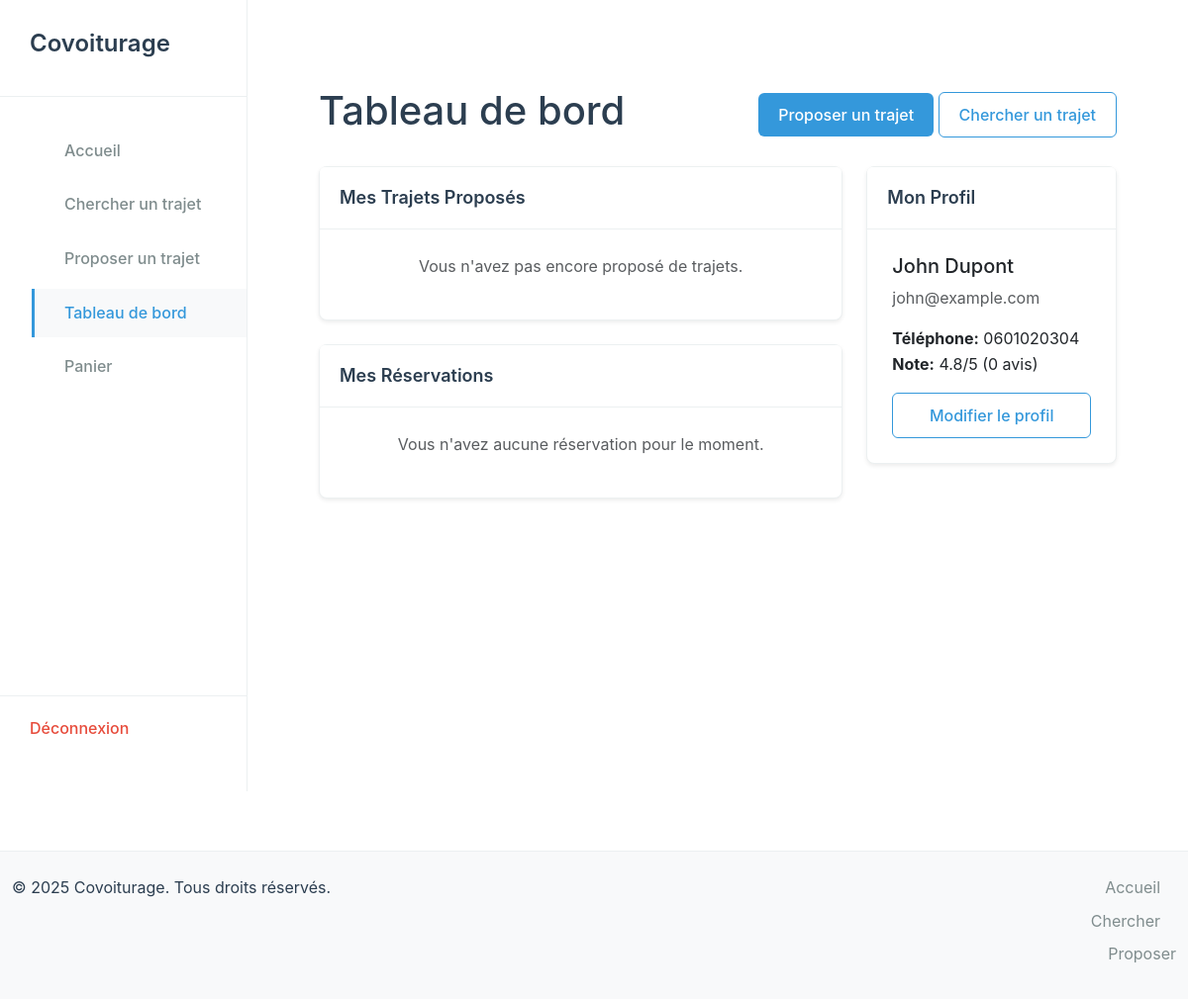
The app's page /pages/dashboard.php (signed in) with its own data.
### tables this page shows
CREATE TABLE IF NOT EXISTS `users` (
  `id` INT NOT NULL AUTO_INCREMENT,
  `username` VARCHAR(100) NOT NULL UNIQUE,
  `email` VARCHAR(255) NOT NULL UNIQUE,
  `password` VARCHAR(255) NOT NULL,
  `first_name` VARCHAR(100),
  `last_name` VARCHAR(100),
  `phone` VARCHAR(20),
  `profile_picture` VARCHAR(255),
  `bio` TEXT,
  `location` VARCHAR(255),
  `rating` FLOAT DEFAULT 5.0,
  `reviews_count` INT DEFAULT 0,
  `is_driver` TINYINT(1) DEFAULT 0,
  `is_admin` TINYINT(1) DEFAULT 0,
  `vehicle_id` INT,
  `created_at` TIMESTAMP DEFAULT CURRENT_TIMESTAMP,
  `updated_at` TIMESTAMP DEFAULT CURRENT_TIMESTAMP ON UPDATE CURRENT_TIMESTAMP,
  `status` ENUM('active', 'inactive', 'banned') DEFAULT 'active',
  
  PRIMARY KEY (`id`),
  UNIQUE KEY `email_unique` (`email`),
  UNIQUE KEY `username_unique` (`username`),
  INDEX `status_idx` (`status`),
  INDEX `is_driver_idx` (`is_driver`),
  INDEX `is_admin_idx` (`is_admin`)
);

### pages/dashboard.php (the view, shortened to what this page needs)
<?php
require_once '../includes/db_connect.php';
$user_id = $_SESSION['user_id'];
$user = null;
$my_bookings = [];
$my_rides = [];
try {
    $stmt = $db->prepare("SELECT * FROM users WHERE id = ?");
    $stmt->bind_param('i', $user_id);
    $stmt->execute();
    $user_result = $stmt->get_result();
    $user = $user_result->fetch_assoc();
    $bookings_query = "
        SELECT
            r.id, r.origin, r.destination, r.departure_date,
            b.booking_status, b.seats_booked,
            u.first_name as driver_first_name, u.last_name as driver_last_name
        FROM bookings b
        JOIN rides r ON b.ride_id = r.id
        JOIN users u ON r.driver_id = u.id
        WHERE b.passenger_id = ?
        ORDER BY r.departure_date DESC
        LIMIT 5";
    $stmt = $db->prepare($bookings_query);
    $stmt->bind_param('i', $user_id);
    $stmt->execute();
    $my_bookings = $stmt->get_result()->fetch_all(MYSQLI_ASSOC);
    $rides_query = "
        SELECT r.*, r.approval_status, (SELECT COUNT(*) FROM bookings WHERE ride_id = r.id AND booking_status = 'confirmed') as confirmed_bookings
        FROM rides r
        WHERE r.driver_id = ?
        ORDER BY r.departure_date DESC
        LIMIT 10";
    $stmt = $db->prepare($rides_query);
    $stmt->bind_param('i', $user_id);
    $stmt->execute();
    $my_rides = $stmt->get_result()->fetch_all(MYSQLI_ASSOC);
} catch (Exception $e) {
    $error_message = "Erreur: " . $e->getMessage();
}
?>
<!DOCTYPE html>
<html lang="fr">
<head>
    <link href="https://cdn.jsdelivr.net/npm/bootstrap@5.3.0/dist/css/bootstrap.min.css" rel="stylesheet">
    <link rel="stylesheet" href="../assets/css/custom.css?v=<?php echo time(); ?>">
</head>
<body>
    <?php include '../includes/sidebar.php'; ?>
    <div class="main-content">
    <div class="container my-5">
        <div class="d-flex justify-content-between align-items-center mb-4">
            <h1>Tableau de bord</h1>
            <div>
                <a href="create_ride.php" class="btn btn-primary">Proposer un trajet</a>
                <a href="search_rides.php" class="btn btn-outline-primary">Chercher un trajet</a>
            </div>
        </div>
        <div class="row">
            <div class="col-lg-8">
                <div class="card shadow-sm mb-4">
                    <div class="card-header">
                        <h3>Mes Trajets Proposés</h3>
                    </div>
                    <div class="card-body">
                        <?php if (count($my_rides) > 0): ?>
                            <div class="list-group">
                                <?php foreach ($my_rides as $ride): ?>
                                    <div class="list-group-item list-group-item-action flex-column align-items-start">
                                        <div class="d-flex w-100 justify-content-between">
                                            <h5 class="mb-1"><?php echo htmlspecialchars($ride['origin']); ?> → <?php echo htmlspecialchars($ride['destination']); ?></h5>
                                            <small class="text-muted"><?php echo formatDate($ride['departure_date'], 'd/m/Y H:i'); ?></small>
                                        </div>
                                        <p class="mb-1">
                                            <span class="badge bg-primary me-2"><?php echo number_format($ride['price_per_seat'], 2); ?> TND / place</span>
                                            <span class="badge bg-info me-2"><?php echo $ride['seats_available']; ?> places disponibles</span>
                                            <span class="badge bg-success me-2"><?php echo $ride['confirmed_bookings']; ?> réservation(s)</span>
                                            <?php
                                                $approval_status = $ride['approval_status'] ?? 'pending';
                                                $approval_class = $approval_status === 'approved' ? 'bg-success' : ($approval_status === 'rejected' ? 'bg-danger' : 'bg-warning text-dark');
                                                $approval_label = $approval_status === 'approved' ? 'Approuvé' : ($approval_status === 'rejected' ? 'Rejeté' : 'En attente');
                                            ?>
                                            <span class="badge <?php echo $approval_class; ?>"><?php echo $approval_label; ?></span>
                                        </p>
                                        <?php if ($approval_status === 'rejected' && !empty($ride['rejection_reason'])): ?>
                                            <small class="text-danger">Raison: <?php echo htmlspecialchars($ride['rejection_reason']); ?></small>
                                        <?php endif; ?>
                                        <div class="mt-2">
                                            <a href="view_ride.php?id=<?php echo $ride['id']; ?>" class="btn btn-sm btn-outline-secondary">Voir</a>
                                            <a href="edit_ride.php?id=<?php echo $ride['id']; ?>" class="btn btn-sm btn-secondary">Éditer</a>
                                        </div>
                                    </div>
                                <?php endforeach; ?>
                            </div>
                        <?php else: ?>
                            <p class="text-center text-muted">Vous n'avez pas encore proposé de trajets.</p>
                        <?php endif; ?>
                    </div>
                </div>
                <div class="card shadow-sm">
                    <div class="card-header">
                        <h3>Mes Réservations</h3>
                    </div>
                    <div class="card-body">
                        <?php if (count($my_bookings) > 0): ?>
                             <div class="list-group">
                                <?php foreach ($my_bookings as $booking): ?>
                                    <div class="list-group-item">
                                        <div class="d-flex w-100 justify-content-between">
                                            <h6 class="mb-1"><?php echo htmlspecialchars($booking['origin']); ?> → <?php echo htmlspecialchars($booking['destination']); ?></h6>
                                            <small><?php echo formatDate($booking['departure_date'], 'd/m/Y'); ?></small>
                                        </div>
                                        <p class="mb-1">Avec <?php echo htmlspecialchars($booking['driver_first_name']); ?>. Statut: <span class="badge bg-warning text-dark"><?php echo htmlspecialchars(ucfirst($booking['booking_status'])); ?></span></p>
                                    </div>
                                <?php endforeach; ?>
                            </div>
                        <?php else: ?>
                            <p class="text-center text-muted">Vous n'avez aucune réservation pour le moment.</p>
                        <?php endif; ?>
                    </div>
                </div>
            </div>
            <div class="col-lg-4">
                <div class="card shadow-sm">
                    <div class="card-header">
                        <h3>Mon Profil</h3>
                    </div>
                    <div class="card-body">
                        <?php if ($user): ?>
                            <h5 class="card-title"><?php echo htmlspecialchars($user['first_name'] . ' ' . $user['last_name']); ?></h5>
                            <p class="card-text text-muted"><?php echo htmlspecialchars($user['email']); ?></p>
                            <ul class="list-unstyled">
                                <li><strong>Téléphone:</strong> <?php echo htmlspecialchars($user['phone'] ?? 'Non fourni'); ?></li>
                                <li><strong>Note:</strong> <?php echo number_format($user['rating'], 1); ?>/5 (<?php echo $user['reviews_count']; ?> avis)</li>
                            </ul>
                            <a href="profile.php" class="btn btn-outline-primary w-100">Modifier le profil</a>
                        <?php endif; ?>
                    </div>
                </div>
            </div>
        </div>
    </div>
    </div>
    <footer class="py-4">
        <div class="container-fluid">
            <div class="row">
                <div class="col-md-6">
                    <p class="mb-0">&copy; <?php echo date("Y"); ?> Covoiturage. Tous droits réservés.</p>
                </div>
                <div class="col-md-6 text-end">
                    <a href="../index.php" class="text-decoration-none me-3">Accueil</a>
                    <a href="search_rides.php" class="text-decoration-none me-3">Chercher</a>
                    <a href="create_ride.php" class="text-decoration-none">Proposer</a>
                </div>
            </div>
        </div>
    </footer>
</body>
</html>

### assets/css/custom.css (style rules this page uses)
:root { --sidebar-width: 250px; --primary-color: #2c3e50; --secondary-color: #3498db; --accent-color: #e74c3c; --text-dark: #2c3e50; --text-light: #7f8c8d; --bg-light: #f8f9fa; --border-color: #ecf0f1; }
* { margin: 0; padding: 0; box-sizing: border-box; }
body { font-family: -apple-system, BlinkMacSystemFont, 'Segoe UI', 'Roboto', 'Oxygen', 'Ubuntu', 'Cantarell', sans-serif; background-color: #ffffff; color: var(--text-dark); line-height: 1.6; }
.main-content { margin-left: var(--sidebar-width); min-height: 100vh; padding: 40px 60px; }
.btn { border: none; border-radius: 6px; padding: 10px 20px; font-weight: 500; transition: all 0.2s ease; cursor: pointer; }
.btn-primary { background: var(--secondary-color) !important; color: white !important; }
.btn-outline-primary { background: transparent !important; border: 1px solid var(--secondary-color) !important; color: var(--secondary-color) !important; }
.card { border: 1px solid var(--border-color); border-radius: 8px; box-shadow: none; transition: all 0.2s ease; margin-bottom: 20px; background: white; }
.card-header { background: white; color: var(--text-dark); border-bottom: 1px solid var(--border-color); font-weight: 600; padding: 20px; }
.card-header h3 { font-size: 18px; font-weight: 600; margin: 0; }
.card-body { padding: 25px; }
footer { background: var(--bg-light); color: var(--text-dark); padding: 40px 0 20px 0; margin-top: 60px; border-top: 1px solid var(--border-color); }
footer a { color: var(--text-light); display: block; margin-bottom: 8px; transition: color 0.2s ease; text-decoration: none; }

### records on screen
users: first_name+last_name "John Dupont", email "john@example.com", phone "0601020304", rating "4.8", reviews_count "0"
